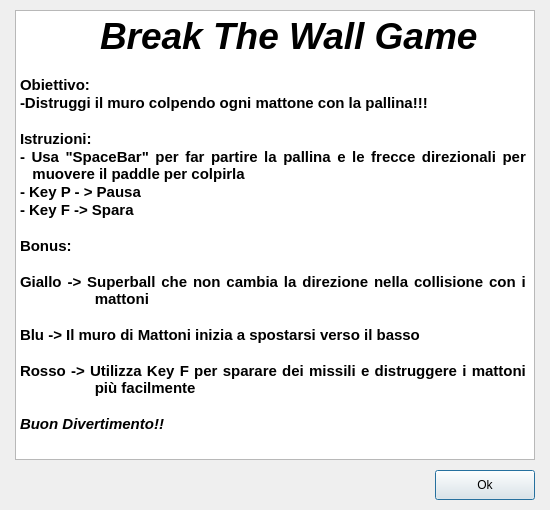
<?xml version="1.0" encoding="UTF-8"?>
<ui version="4.0">
 <class>Instructions</class>
 <widget class="QDialog" name="Instructions">
  <property name="geometry">
   <rect>
    <x>0</x>
    <y>0</y>
    <width>550</width>
    <height>510</height>
   </rect>
  </property>
  <property name="windowTitle">
   <string>Instructions</string>
  </property>
  <widget class="QPushButton" name="pushButton">
   <property name="geometry">
    <rect>
     <x>435</x>
     <y>470</y>
     <width>100</width>
     <height>30</height>
    </rect>
   </property>
   <property name="text">
    <string>Ok</string>
   </property>
  </widget>
  <widget class="QTextBrowser" name="textBrowser">
   <property name="geometry">
    <rect>
     <x>15</x>
     <y>10</y>
     <width>520</width>
     <height>450</height>
    </rect>
   </property>
   <property name="html">
    <string>&lt;!DOCTYPE HTML PUBLIC &quot;-//W3C//DTD HTML 4.0//EN&quot; &quot;http://www.w3.org/TR/REC-html40/strict.dtd&quot;&gt;
&lt;html&gt;&lt;head&gt;&lt;meta name=&quot;qrichtext&quot; content=&quot;1&quot; /&gt;&lt;style type=&quot;text/css&quot;&gt;
p, li { white-space: pre-wrap; }
&lt;/style&gt;&lt;/head&gt;&lt;body style=&quot; font-family:'Ubuntu'; font-size:11pt; font-weight:400; font-style:normal;&quot;&gt;
&lt;p align=&quot;justify&quot; style=&quot; margin-top:0px; margin-bottom:0px; margin-left:0px; margin-right:0px; -qt-block-indent:0; text-indent:0px;&quot;&gt;&lt;span style=&quot; font-weight:600;&quot;&gt;	&lt;/span&gt;&lt;span style=&quot; font-size:28pt; font-weight:600; font-style:italic;&quot;&gt;Break The Wall Game&lt;/span&gt;&lt;/p&gt;
&lt;p align=&quot;justify&quot; style=&quot;-qt-paragraph-type:empty; margin-top:0px; margin-bottom:0px; margin-left:0px; margin-right:0px; -qt-block-indent:0; text-indent:0px; font-weight:600;&quot;&gt;&lt;br /&gt;&lt;/p&gt;
&lt;p align=&quot;justify&quot; style=&quot; margin-top:0px; margin-bottom:0px; margin-left:0px; margin-right:0px; -qt-block-indent:0; text-indent:0px;&quot;&gt;&lt;span style=&quot; font-weight:600;&quot;&gt;Obiettivo:&lt;/span&gt;&lt;/p&gt;
&lt;p align=&quot;justify&quot; style=&quot; margin-top:0px; margin-bottom:0px; margin-left:0px; margin-right:0px; -qt-block-indent:0; text-indent:0px;&quot;&gt;&lt;span style=&quot; font-weight:600;&quot;&gt;-Distruggi il muro colpendo ogni mattone con la pallina!!!&lt;/span&gt;&lt;/p&gt;
&lt;p align=&quot;justify&quot; style=&quot;-qt-paragraph-type:empty; margin-top:0px; margin-bottom:0px; margin-left:0px; margin-right:0px; -qt-block-indent:0; text-indent:0px; font-weight:600;&quot;&gt;&lt;br /&gt;&lt;/p&gt;
&lt;p align=&quot;justify&quot; style=&quot; margin-top:0px; margin-bottom:0px; margin-left:0px; margin-right:0px; -qt-block-indent:0; text-indent:0px;&quot;&gt;&lt;span style=&quot; font-weight:600;&quot;&gt;Istruzioni:&lt;/span&gt;&lt;/p&gt;
&lt;p align=&quot;justify&quot; style=&quot; margin-top:0px; margin-bottom:0px; margin-left:0px; margin-right:0px; -qt-block-indent:0; text-indent:0px;&quot;&gt;&lt;span style=&quot; font-weight:600;&quot;&gt;- Usa &amp;quot;SpaceBar&amp;quot; per far partire la pallina e le frecce direzionali per 	   muovere il paddle per colpirla&lt;/span&gt;&lt;/p&gt;
&lt;p align=&quot;justify&quot; style=&quot; margin-top:0px; margin-bottom:0px; margin-left:0px; margin-right:0px; -qt-block-indent:0; text-indent:0px;&quot;&gt;&lt;span style=&quot; font-weight:600;&quot;&gt;- Key P - &amp;gt; Pausa&lt;/span&gt;&lt;/p&gt;
&lt;p align=&quot;justify&quot; style=&quot; margin-top:0px; margin-bottom:0px; margin-left:0px; margin-right:0px; -qt-block-indent:0; text-indent:0px;&quot;&gt;&lt;span style=&quot; font-weight:600;&quot;&gt;- Key F -&amp;gt; Spara&lt;/span&gt;&lt;/p&gt;
&lt;p align=&quot;justify&quot; style=&quot;-qt-paragraph-type:empty; margin-top:0px; margin-bottom:0px; margin-left:0px; margin-right:0px; -qt-block-indent:0; text-indent:0px; font-weight:600;&quot;&gt;&lt;br /&gt;&lt;/p&gt;
&lt;p align=&quot;justify&quot; style=&quot; margin-top:0px; margin-bottom:0px; margin-left:0px; margin-right:0px; -qt-block-indent:0; text-indent:0px;&quot;&gt;&lt;span style=&quot; font-weight:600;&quot;&gt;Bonus:&lt;/span&gt;&lt;/p&gt;
&lt;p align=&quot;justify&quot; style=&quot;-qt-paragraph-type:empty; margin-top:0px; margin-bottom:0px; margin-left:0px; margin-right:0px; -qt-block-indent:0; text-indent:0px; font-weight:600;&quot;&gt;&lt;br /&gt;&lt;/p&gt;
&lt;p align=&quot;justify&quot; style=&quot; margin-top:0px; margin-bottom:0px; margin-left:0px; margin-right:0px; -qt-block-indent:0; text-indent:0px;&quot;&gt;&lt;span style=&quot; font-weight:600;&quot;&gt;Giallo -&amp;gt; Superball che non cambia la direzione nella collisione con i 	                  mattoni&lt;/span&gt;&lt;/p&gt;
&lt;p align=&quot;justify&quot; style=&quot;-qt-paragraph-type:empty; margin-top:0px; margin-bottom:0px; margin-left:0px; margin-right:0px; -qt-block-indent:0; text-indent:0px; font-weight:600; font-style:italic;&quot;&gt;&lt;br /&gt;&lt;/p&gt;
&lt;p align=&quot;justify&quot; style=&quot; margin-top:0px; margin-bottom:0px; margin-left:0px; margin-right:0px; -qt-block-indent:0; text-indent:0px;&quot;&gt;&lt;span style=&quot; font-weight:600;&quot;&gt;Blu -&amp;gt; Il muro di Mattoni inizia a spostarsi verso il basso&lt;/span&gt;&lt;/p&gt;
&lt;p align=&quot;justify&quot; style=&quot;-qt-paragraph-type:empty; margin-top:0px; margin-bottom:0px; margin-left:0px; margin-right:0px; -qt-block-indent:0; text-indent:0px; font-weight:600;&quot;&gt;&lt;br /&gt;&lt;/p&gt;
&lt;p align=&quot;justify&quot; style=&quot; margin-top:0px; margin-bottom:0px; margin-left:0px; margin-right:0px; -qt-block-indent:0; text-indent:0px;&quot;&gt;&lt;span style=&quot; font-weight:600;&quot;&gt;Rosso -&amp;gt; Utilizza Key F per sparare dei missili e distruggere i mattoni 	                  più facilmente&lt;/span&gt;&lt;/p&gt;
&lt;p align=&quot;justify&quot; style=&quot;-qt-paragraph-type:empty; margin-top:0px; margin-bottom:0px; margin-left:0px; margin-right:0px; -qt-block-indent:0; text-indent:0px; font-weight:600; font-style:italic;&quot;&gt;&lt;br /&gt;&lt;/p&gt;
&lt;p align=&quot;justify&quot; style=&quot; margin-top:0px; margin-bottom:0px; margin-left:0px; margin-right:0px; -qt-block-indent:0; text-indent:0px;&quot;&gt;&lt;span style=&quot; font-weight:600; font-style:italic;&quot;&gt;Buon Divertimento!!&lt;/span&gt;&lt;/p&gt;&lt;/body&gt;&lt;/html&gt;</string>
   </property>
  </widget>
 </widget>
 <resources/>
 <connections/>
</ui>
